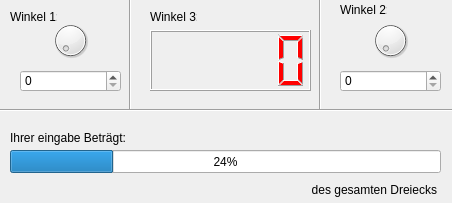
<?xml version="1.0" encoding="UTF-8"?>
<ui version="4.0">
 <class>MainWindow</class>
 <widget class="QMainWindow" name="MainWindow">
  <property name="geometry">
   <rect>
    <x>0</x>
    <y>0</y>
    <width>452</width>
    <height>203</height>
   </rect>
  </property>
  <property name="windowTitle">
   <string>DREIECK WINKELRECHNER</string>
  </property>
  <widget class="QWidget" name="centralWidget">
   <widget class="QDial" name="dial">
    <property name="geometry">
     <rect>
      <x>50</x>
      <y>10</y>
      <width>41</width>
      <height>61</height>
     </rect>
    </property>
   </widget>
   <widget class="QDial" name="dial_2">
    <property name="geometry">
     <rect>
      <x>370</x>
      <y>10</y>
      <width>41</width>
      <height>61</height>
     </rect>
    </property>
   </widget>
   <widget class="Line" name="line">
    <property name="geometry">
     <rect>
      <x>120</x>
      <y>-40</y>
      <width>21</width>
      <height>151</height>
     </rect>
    </property>
    <property name="orientation">
     <enum>Qt::Vertical</enum>
    </property>
   </widget>
   <widget class="Line" name="line_2">
    <property name="geometry">
     <rect>
      <x>310</x>
      <y>-20</y>
      <width>20</width>
      <height>131</height>
     </rect>
    </property>
    <property name="orientation">
     <enum>Qt::Vertical</enum>
    </property>
   </widget>
   <widget class="QLCDNumber" name="lcdNumber_3">
    <property name="geometry">
     <rect>
      <x>150</x>
      <y>30</y>
      <width>161</width>
      <height>61</height>
     </rect>
    </property>
    <property name="styleSheet">
     <string notr="true">color: red;</string>
    </property>
   </widget>
   <widget class="QLabel" name="label">
    <property name="geometry">
     <rect>
      <x>10</x>
      <y>10</y>
      <width>47</width>
      <height>13</height>
     </rect>
    </property>
    <property name="text">
     <string>Winkel 1:</string>
    </property>
   </widget>
   <widget class="QLabel" name="label_2">
    <property name="geometry">
     <rect>
      <x>340</x>
      <y>0</y>
      <width>47</width>
      <height>20</height>
     </rect>
    </property>
    <property name="text">
     <string>Winkel 2:</string>
    </property>
   </widget>
   <widget class="QLabel" name="label_3">
    <property name="geometry">
     <rect>
      <x>150</x>
      <y>10</y>
      <width>47</width>
      <height>13</height>
     </rect>
    </property>
    <property name="text">
     <string>Winkel 3:</string>
    </property>
   </widget>
   <widget class="QSpinBox" name="spinBox">
    <property name="geometry">
     <rect>
      <x>340</x>
      <y>70</y>
      <width>101</width>
      <height>22</height>
     </rect>
    </property>
   </widget>
   <widget class="QSpinBox" name="spinBox_2">
    <property name="geometry">
     <rect>
      <x>20</x>
      <y>70</y>
      <width>101</width>
      <height>22</height>
     </rect>
    </property>
   </widget>
   <widget class="QProgressBar" name="progressBar">
    <property name="geometry">
     <rect>
      <x>10</x>
      <y>150</y>
      <width>431</width>
      <height>23</height>
     </rect>
    </property>
    <property name="value">
     <number>24</number>
    </property>
   </widget>
   <widget class="Line" name="line_3">
    <property name="geometry">
     <rect>
      <x>-30</x>
      <y>100</y>
      <width>511</width>
      <height>20</height>
     </rect>
    </property>
    <property name="orientation">
     <enum>Qt::Horizontal</enum>
    </property>
   </widget>
   <widget class="QLabel" name="label_4">
    <property name="geometry">
     <rect>
      <x>10</x>
      <y>130</y>
      <width>151</width>
      <height>16</height>
     </rect>
    </property>
    <property name="text">
     <string>Ihrer eingabe Beträgt:</string>
    </property>
   </widget>
   <widget class="QLabel" name="label_5">
    <property name="geometry">
     <rect>
      <x>306</x>
      <y>180</y>
      <width>131</width>
      <height>20</height>
     </rect>
    </property>
    <property name="layoutDirection">
     <enum>Qt::LeftToRight</enum>
    </property>
    <property name="text">
     <string>des gesamten Dreiecks</string>
    </property>
    <property name="alignment">
     <set>Qt::AlignRight|Qt::AlignTrailing|Qt::AlignVCenter</set>
    </property>
   </widget>
  </widget>
 </widget>
 <layoutdefault spacing="6" margin="11"/>
 <resources/>
 <connections/>
</ui>
